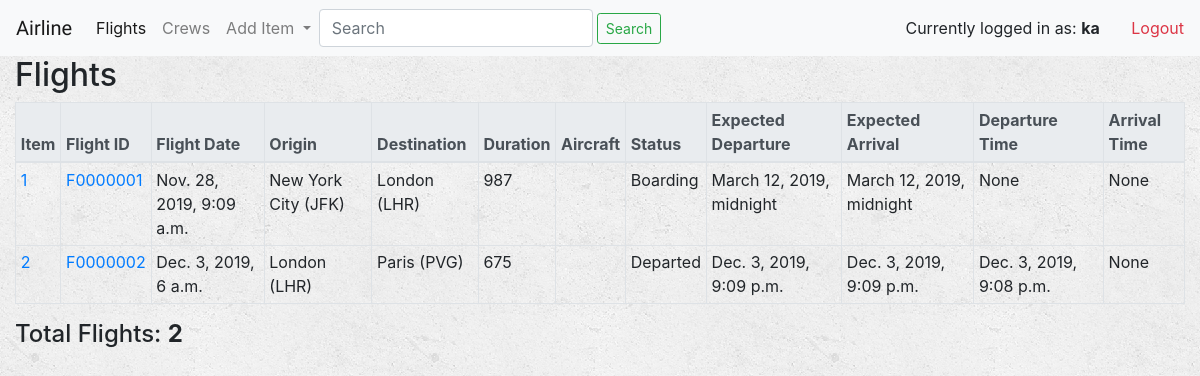
/flightlist/ (signed in), run on the app's committed database.
### flights/models.py (models this page shows, shortened)
class Flight(models.Model):
    user = models.ForeignKey(User, default=1, on_delete=models.CASCADE, related_name="user")
    flightID = models.CharField(max_length=64)
    callsign = models.ForeignKey(Callsign, on_delete=models.CASCADE, related_name="flightcallsign")
    origin = models.ForeignKey(Airport, on_delete=models.CASCADE, related_name="departures")
    destination = models.ForeignKey(Airport, on_delete=models.CASCADE, related_name="arrivals")
    aircraft = models.ManyToManyField(Aircraft, related_name="flightaircraft")
    duration = models.IntegerField()
    fuelQty = models.CharField(max_length=64)
    fuelWeight = models.CharField(max_length=64)
    status = models.ForeignKey(Status, on_delete=models.CASCADE, related_name="flightstatus")
    date =  models.DateTimeField(auto_now_add=False)
    eDepartureTime =  models.DateTimeField(auto_now_add=False, null=True, blank=True)
    eArrivalTime =  models.DateTimeField(auto_now_add=False, null=True, blank=True)
    departureTime =  models.DateTimeField(auto_now_add=False, null=True, blank=True)
    arrivalTime =  models.DateTimeField(auto_now_add=False, null=True, blank=True)
    remarks = models.TextField(null=True, blank=True)
    timeCreated = models.DateTimeField(auto_now_add=True)
    timeUpdated = models.DateTimeField(auto_now=True)

class Airport(models.Model):
    airportID = models.CharField(max_length=64, null=True, blank=True)
    name = models.CharField(max_length=164, null=True, blank=True)
    code = models.CharField(max_length=3)
    city = models.CharField(max_length=64)
    timeCreated = models.DateTimeField(auto_now_add=True)
    timeUpdated = models.DateTimeField(auto_now=True)
    def __str__(self):
        return f"{self.city} ({self.code})"

class Status(models.Model):
    name = models.CharField(max_length=64)
    timeCreated = models.DateTimeField(auto_now_add=True)
    timeUpdated = models.DateTimeField(auto_now=True)
    def __str__(self):
        return f"{self.name}"

### flights/views.py (the view)
# urls.py: path('flightlist/', views.flight_list_view, name='flightList'),
def flight_list_view(request):
    if not request.user.is_authenticated:
        return render(request, 'flights/accounts/login.html')
    context = {
        "flights": Flight.objects.all(),
        'flight_count': Flight.objects.count(),
    }
    return render(request, "flights/flight_list.html", context)

### flights/templates/flights/flight_list.html (shortened to what this page needs)
{% extends "flights/base.html" %}
{% block body %}
<div id="" class="container-fluid">
	<div class="table-responsive-sm">
		<h2>Flights</h2>
	    <table class="table table-bordered table-sm">
			<thead class="thead-light">
				<tr >
					<th>Item</th>
					<th>Flight ID</th>
					<th>Flight Date</th>
					<th>Origin</th>
					<th>Destination</th>
					<th>Duration</th>
					<th>Aircraft</th>
					<th>Status</th>
					<th>Expected Departure</th>
					<th>Expected Arrival</th>
					<th>Departure Time</th>
					<th>Arrival Time</th>
				</tr>
			</thead>
			<tbody>
				{% for flight in flights %}
					<tr>
						<td><a href="{% url 'flights:flightDetail' flight.id %}"> {{ flight.id }}</a></td>
						<td><a href="{% url 'flights:flightDetail' flight.id %}"> {{ flight.flightID }}</a></td>
						<td>{{ flight.date }}</td>
						<td>{{ flight.origin }}</td>
						<td>{{ flight.destination }}</td>
						<td>{{ flight.duration }}</td>
						<td>{{ aircraft }}</td>
						<td>{{ flight.status}}</td>
						<td>{{ flight.eDepartureTime }}</td>
						<td>{{ flight.eArrivalTime }}</td>
						<td>{{ flight.departureTime }}</td>
						<td>{{ flight.arrivalTime }}</td>
					</tr>
				{% endfor %}
			</tbody>
		</table>
	</div>
	<div><h4>Total Flights: <strong>{{ flight_count }}</strong></h4></div>
</div>
{% endblock %}

### flights/templates/flights/base.html (shortened to what this page needs)
<!DOCTYPE html>
<html lang="en">
<head>
    {% load staticfiles %}
    <link rel="stylesheet" type="text/css" href="{% static 'flights/css/style.css' %}"/>
    <link rel="stylesheet" href="https://maxcdn.bootstrapcdn.com/bootstrap/4.3.1/css/bootstrap.min.css">
</head>
<body>
    <nav class="navbar navbar-expand-lg navbar-light bg-light">
        <div class="navbar-header">
            <a class="navbar-brand" href="{% url 'flights:index' %}">Airline</a>
        </div>
        <div class="collapse navbar-collapse" id="navbarSupportedContent">
            <ul class="nav navbar-nav">
                <li class="nav-item ">
                    <a class="nav-link active" href="{% url 'flights:flightList' %}">Flights<span class="sr-only">(current)</span></a>
                </li>
                <li class="nav-item">
                    <a class="nav-link" href="{% url 'flights:crewList' %}">Crews</a>
                </li>
                <li class="nav-item dropdown">
                    <a class="nav-link dropdown-toggle glyphicon-plus" href="#" id="navbarDropdownMenuLink" role="button" data-toggle="dropdown" aria-haspopup="true" aria-expanded="false">
                    Add Item
                    </a>
                </li>
            </ul>
            <form class="form-inline my-2 my-lg-0" action="">
                <input class="form-control mr-sm-1" type="search" name='q' placeholder="Search" aria-label="Search">
                <button class="btn btn-outline-success btn-sm" type="submit">Search</button>
            </form>
        </div>
        <div>
            <ul class="nav justify-content-end">
                <li class="nav-item">
                    Currently logged in as:
                    <strong>{{ user.username }}</strong>
                </li>
                <li class="nav-item">
                    <a href="{% url 'flights:logoutUser' %}">
                        &nbsp; &nbsp; &nbsp; &nbsp;<span class="text-danger">Logout</span>
                    </a>
                </li>
            </ul>
        </div>
    </nav>
{% block body %}{% endblock %}
</body>
</html>

### flights/static/flights/css/style.css (style rules this page uses)
body { background: white url("/../images/background.png"); }
.navbar { border-radius: 0; }
.navbar-brand { font-family: 'Satisfy', cursive; }
nav ul li { display: inline-block; }
nav li a { text-decoration: none; }
table { border-collapse: collapse }
table caption,tr,th,td { border: 1px solid #3498db; padding: 0; }
caption,thead th,tfoot th { background-color: #f0f0f0; //#D6EAF8 #D4E6F1 #e9f9ac }

### data on the page
Flight: id "1", flightID "F0000001", date "Nov. 28, 2019, 9:09 a.m.", origin "New York City (JFK)", destination "London (LHR)", duration "987", status "Boarding", eDepartureTime "March 12, 2019, midnight", eArrivalTime "March 12, 2019, midnight", departureTime "None", arrivalTime "None"
Flight: id "2", flightID "F0000002", date "Dec. 3, 2019, 6 a.m.", origin "London (LHR)", destination "Paris (PVG)", duration "675", status "Departed", eDepartureTime "Dec. 3, 2019, 9:09 p.m.", eArrivalTime "Dec. 3, 2019, 9:09 p.m.", departureTime "Dec. 3, 2019, 9:08 p.m.", arrivalTime "None"

### other printed values
{{ user.username }} "ka"
{{ flight_count }} "2"
